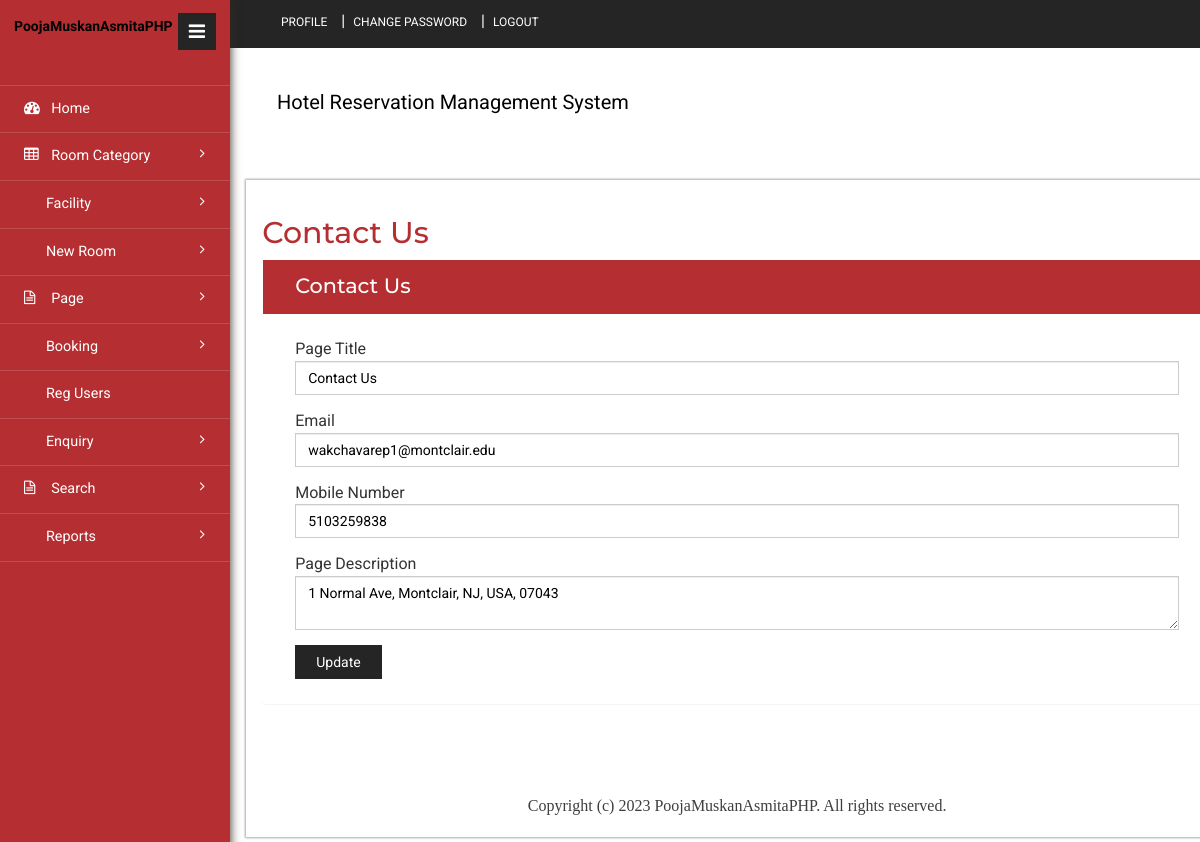
/admin/contactus.php (signed in), run on the app's committed database.
### tables this page shows
CREATE TABLE `tblpage` (
  `ID` int(10) NOT NULL,
  `PageType` varchar(120) DEFAULT NULL,
  `PageTitle` varchar(200) DEFAULT NULL,
  `PageDescription` mediumtext DEFAULT NULL,
  `PageDescription2` varchar(500) NOT NULL,
  `Email` varchar(120) DEFAULT NULL,
  `MobileNumber` bigint(10) DEFAULT NULL,
  `UpdationDate` timestamp NULL DEFAULT NULL ON UPDATE current_timestamp()
);

### admin/contactus.php (the view, shortened to what this page needs)
<?php
include('includes/dbconnection.php');
if (strlen($_SESSION['hbmsaid']==0)) {
  header('location:logout.php');
  } else{
  ?>
<!DOCTYPE HTML>
<html>
<head>
<link href="css/bootstrap.min.css" rel='stylesheet' type='text/css' />
<link href="css/style.css" rel='stylesheet' type='text/css' />
<link href="css/font-awesome.css" rel="stylesheet">
<link rel="stylesheet" href="css/icon-font.min.css" type='text/css' />
</head>
<body>
   <div class="page-container">
	<div class="left-content">
	   <div class="inner-content">
			<?php include_once('includes/header.php');?>
			<div class="content">
<div class="women_main">
	<div class="grids">
					<div class="progressbar-heading grids-heading">
						<h2>Contact Us</h2>
					</div>
					<div class="panel panel-widget forms-panel">
						<div class="forms">
							<div class="form-grids widget-shadow" data-example-id="basic-forms">
								<div class="form-title">
									<h4>Contact Us</h4>
								</div>
								<div class="form-body">
									<form method="post" enctype="multipart/form-data">
										<?php
$sql="SELECT * from  tblpage where PageType='contactus'";
$query = $dbh -> prepare($sql);
$query->execute();
$results=$query->fetchAll(PDO::FETCH_OBJ);
$cnt=1;
if($query->rowCount() > 0)
{
foreach($results as $row)
{               ?>
										<div class="form-group"> <label for="exampleInputEmail1">Page Title</label> <input type="text" name="pagetitle" id="pagetitle" required="true" value="<?php  echo $row->PageTitle;?>" class="form-control"> </div>
										<div class="form-group"> <label for="exampleInputEmail1">Email</label> <input type="text" name="email" id="email" required="true" value="<?php  echo $row->Email;?>" class="form-control"> </div>
										<div class="form-group"> <label for="exampleInputEmail1">Mobile Number</label> <input type="text" name="mobnum" id="mobnum" required="true" value="<?php  echo $row->MobileNumber;?>" class="form-control"> </div>
                                                    <div class="form-group"> <label for="exampleInputEmail1">Page Description</label> <textarea type="text" name="pagedes" id="pagedes" required="true"class="form-control"><?php  echo $row->PageDescription;?></textarea> </div>
									<?php $cnt=$cnt+1;}} ?>
									   <button type="submit" class="btn btn-default" name="submit">Update</button> </form>
								</div>
							</div>
						</div>
					</div>
				</div>
<?php include_once('includes/footer.php');?>
</div>
</div>
		</div>
</div>
			<?php include_once('includes/sidebar.php');?>
							</div>
</body>
</html><?php }  ?>

### data on the page
tblpage: pagetitle "Contact Us", email "wakchavarep1@montclair.edu", mobnum "5103259838", pagedes "1 Normal Ave, Montclair, NJ, USA, 07043"
